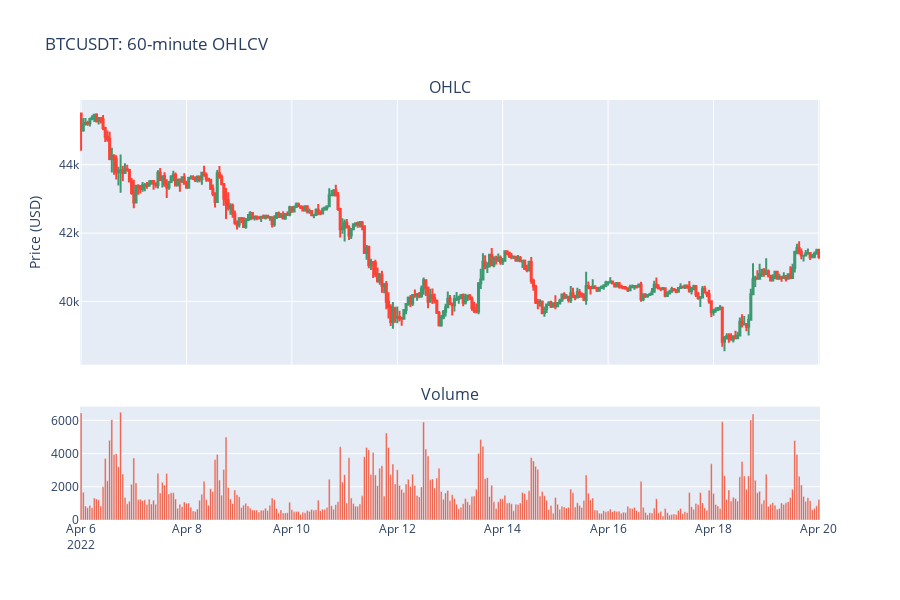

Notebook source saved alongside this figure:
### Code cell
fig = make_subplots(rows=2,
                    cols=1,
                    shared_xaxes=True,
                    vertical_spacing=0.1,
                    subplot_titles=('OHLC', 'Volume'),
                    row_width=[0.3, 0.7])

# candlestick
fig.add_trace(
    go.Candlestick(
        x=btc_60_min_subset.datetime,
        open=btc_60_min_subset.open,
        high=btc_60_min_subset.high,
        low=btc_60_min_subset.low,
        close=btc_60_min_subset.close,
        showlegend=False),
    row=1,
    col=1
)

# volume
fig.add_trace(
    go.Bar(x=btc_60_min_subset.datetime,
           y=btc_60_min_subset.volume,
           showlegend=False),
    row=2,
    col=1
)

fig.update_layout(title="BTCUSDT: 60-minute OHLCV",
                  yaxis_title="Price (USD)",
                  width=900,
                  height=600)

# hide the slide bar
fig.update(layout_xaxis_rangeslider_visible=False)
pio.write_image(fig, 'btc_60min.png',scale=3, width=2000, height=800)
fig.show()

### Figure 1 — Plotly figure (JSON) as saved in the notebook; plotly's stock layout.template omitted (floating-point values rounded to 4 significant figures; data arrays with more than 128 entries replaced by an {"elided": "..."} marker saying what was removed)
{"data": [{"close": {"elided": "337 float values"}, "high": {"elided": "337 float values"}, "low": {"elided": "337 float values"}, "open": {"elided": "337 float values"}, "showlegend": false, "type": "candlestick", "x": {"elided": "337 str values"}, "xaxis": "x", "yaxis": "y"}, {"showlegend": false, "type": "bar", "x": {"elided": "337 str values"}, "xaxis": "x2", "y": {"elided": "337 float values"}, "yaxis": "y2"}], "layout": {"annotations": [{"font": {"size": 16}, "showarrow": false, "text": "OHLC", "x": 0.5, "xanchor": "center", "xref": "paper", "y": 1, "yanchor": "bottom", "yref": "paper"}, {"font": {"size": 16}, "showarrow": false, "text": "Volume", "x": 0.5, "xanchor": "center", "xref": "paper", "y": 0.27, "yanchor": "bottom", "yref": "paper"}], "height": 600, "title": {"text": "BTCUSDT: 60-minute OHLCV"}, "width": 900, "xaxis": {"anchor": "y", "domain": [0, 1], "matches": "x2", "rangeslider": {"visible": false}, "showticklabels": false}, "xaxis2": {"anchor": "y2", "domain": [0, 1]}, "yaxis": {"anchor": "x", "domain": [0.37, 1], "title": {"text": "Price (USD)"}}, "yaxis2": {"anchor": "x2", "domain": [0, 0.27]}}}
